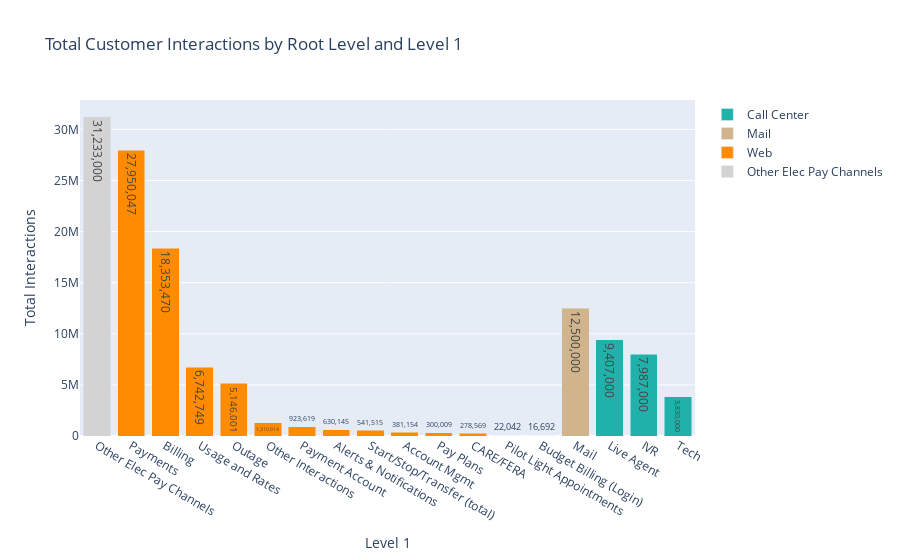

The notebook cell saved with this chart:
### Code cell
import plotly.graph_objs as go
import locale

# Set the locale to use comma separators for thousands
locale.setlocale(locale.LC_ALL, '')

# Group the data by Root Level and Level 1 and sum the values
grouped_data = df.groupby(['Root Level', 'Level 1'])['Value'].sum().reset_index()

# Sort the grouped_data by Value column in descending order
grouped_data = grouped_data.sort_values(by='Value', ascending=False)

# Create a dictionary to map the Root Level to its corresponding color
color_map = {'Web': 'darkorange', 'Call Center': 'lightseagreen', 'Mail': 'tan', 'Other Elec Pay Channels': 'lightgrey'}

# Create a list to store the bar chart traces
bar_traces = []

# Loop through each Root Level and create a stacked bar chart trace for its corresponding Level 1 data
for root_level in grouped_data['Root Level'].unique():
    temp_df = grouped_data[grouped_data['Root Level'] == root_level]
    values = temp_df['Value'].values
    formatted_values = [locale.format_string("%d", val, grouping=True) for val in values] # Format values with comma separators
    bar_trace = go.Bar(
        x=temp_df['Level 1'],
        y=values,
        text=formatted_values, # Set the formatted values as the text labels
        textposition='auto', # Position the text labels automatically above the bars
        name=root_level,
        marker=dict(color=color_map[root_level])
    )
    bar_traces.append(bar_trace)

# Create the stacked bar chart layout
bar_layout = go.Layout(
    title='Total Customer Interactions by Root Level and Level 1',
    xaxis=dict(title='Level 1'),
    yaxis=dict(title='Total Interactions'),
    barmode='stack'
)

# Create the stacked bar chart figure
bar_fig = go.Figure(data=bar_traces, layout=bar_layout)

# Display the stacked bar chart
bar_fig.show()

### Figure 1 — Plotly figure (JSON) as saved in the notebook; plotly's stock layout.template omitted (floating-point values rounded to 4 significant figures)
{"data": [{"marker": {"color": "lightgrey"}, "name": "Other Elec Pay Channels", "text": ["31,233,000"], "textposition": "auto", "type": "bar", "x": ["Other Elec Pay Channels"], "y": [31233000]}, {"marker": {"color": "darkorange"}, "name": "Web", "text": ["27,950,047", "18,353,470", "6,742,749", "5,146,001", "1,310,914", "923,619", "630,145", "541,515", "381,154", "300,009", "278,569", "22,042", "16,692"], "textposition": "auto", "type": "bar", "x": ["Payments", "Billing", "Usage and Rates", "Outage", "Other Interactions ", "Payment Account", "Alerts & Notifications", "Start/Stop/Transfer (total)", "Account Mgmt", "Pay Plans", "CARE/FERA ", "Pilot Light Appointments ", "Budget Billing (Login) "], "y": [27950047, 18353470, 6742749, 5146001, 1310914, 923619, 630145, 541515, 381154, 300009, 278569, 22042, 16692]}, {"marker": {"color": "tan"}, "name": "Mail", "text": ["12,500,000"], "textposition": "auto", "type": "bar", "x": ["Mail"], "y": [12500000]}, {"marker": {"color": "lightseagreen"}, "name": "Call Center", "text": ["9,407,000", "7,987,000", "3,830,000"], "textposition": "auto", "type": "bar", "x": ["Live Agent", "IVR", "Tech"], "y": [9407000, 7987000, 3830000]}], "layout": {"barmode": "stack", "title": {"text": "Total Customer Interactions by Root Level and Level 1"}, "xaxis": {"title": {"text": "Level 1"}}, "yaxis": {"title": {"text": "Total Interactions"}}}}
